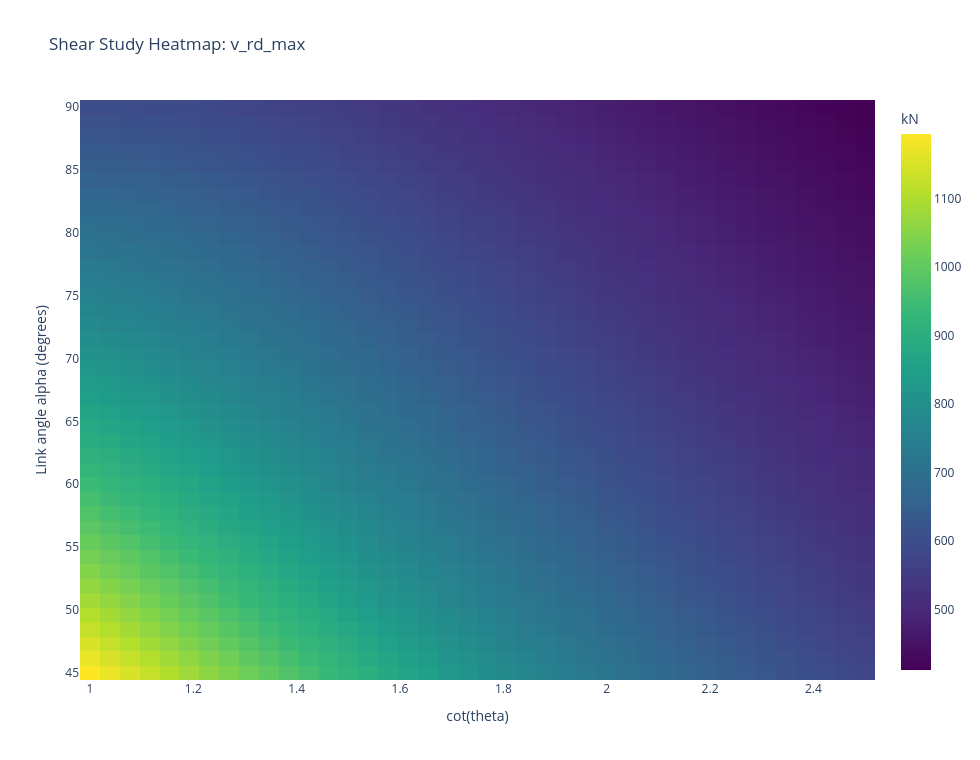

Notebook source saved alongside this figure:
### Code cell
fig_heatmap = check.plot_cot_theta_link_angle_heatmap(
    load_case=load_case,
    metric="v_rd_max",
    n_cot=40,
    n_angles=40,
    show=False,
)
fig_heatmap

### Figure 1 — Plotly figure (JSON) as saved in the notebook; plotly's stock layout.template omitted (floating-point values rounded to 4 significant figures; data arrays with more than 128 entries replaced by an {"elided": "..."} marker saying what was removed)
{"data": [{"colorbar": {"title": {"text": "kN"}}, "colorscale": [[0, "#440154"], [0.1111, "#482878"], [0.2222, "#3e4989"], [0.3333, "#31688e"], [0.4444, "#26828e"], [0.5556, "#1f9e89"], [0.6667, "#35b779"], [0.7778, "#6ece58"], [0.8889, "#b5de2b"], [1, "#fde725"]], "hovertemplate": "cot(theta): %{x:.3f}<br>alpha: %{y:.1f}°<br>v_rd_max: %{z:.3f}<extra></extra>", "name": "v_rd_max", "type": "heatmap", "x": [1.0, 1.038, 1.077, 1.115, 1.154, 1.192, 1.231, 1.269, 1.308, 1.346, 1.385, 1.423, 1.462, 1.5, 1.538, 1.577, 1.615, 1.654, 1.692, 1.731, 1.769, 1.808, 1.846, 1.885, 1.923, 1.962, 2.0, 2.038, 2.077, 2.115, 2.154, 2.192, 2.231, 2.269, 2.308, 2.346, 2.385, 2.423, 2.462, 2.5], "y": [45.0, 46.15, 47.31, 48.46, 49.62, 50.77, 51.92, 53.08, 54.23, 55.38, 56.54, 57.69, 58.85, 60.0, 61.15, 62.31, 63.46, 64.62, 65.77, 66.92, 68.08, 69.23, 70.38, 71.54, 72.69, 73.85, 75.0, 76.15, 77.31, 78.46, 79.62, 80.77, 81.92, 83.08, 84.23, 85.38, 86.54, 87.69, 88.85, 90.0], "z": {"elided": "40x40 float values"}}], "layout": {"height": 760, "title": {"text": "Shear Study Heatmap: v_rd_max"}, "width": 980, "xaxis": {"title": {"text": "cot(theta)"}}, "yaxis": {"title": {"text": "Link angle alpha (degrees)"}}}}
